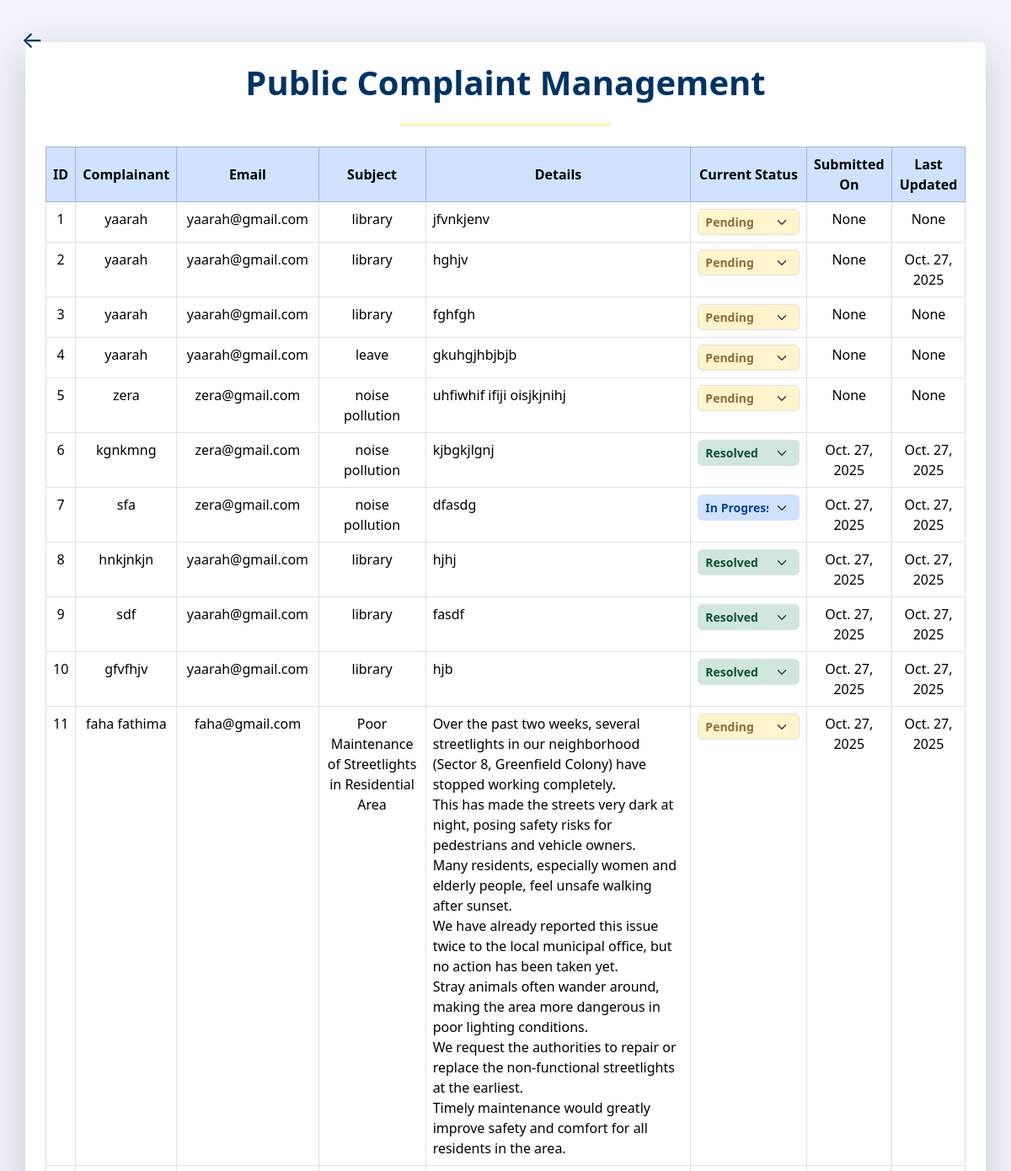
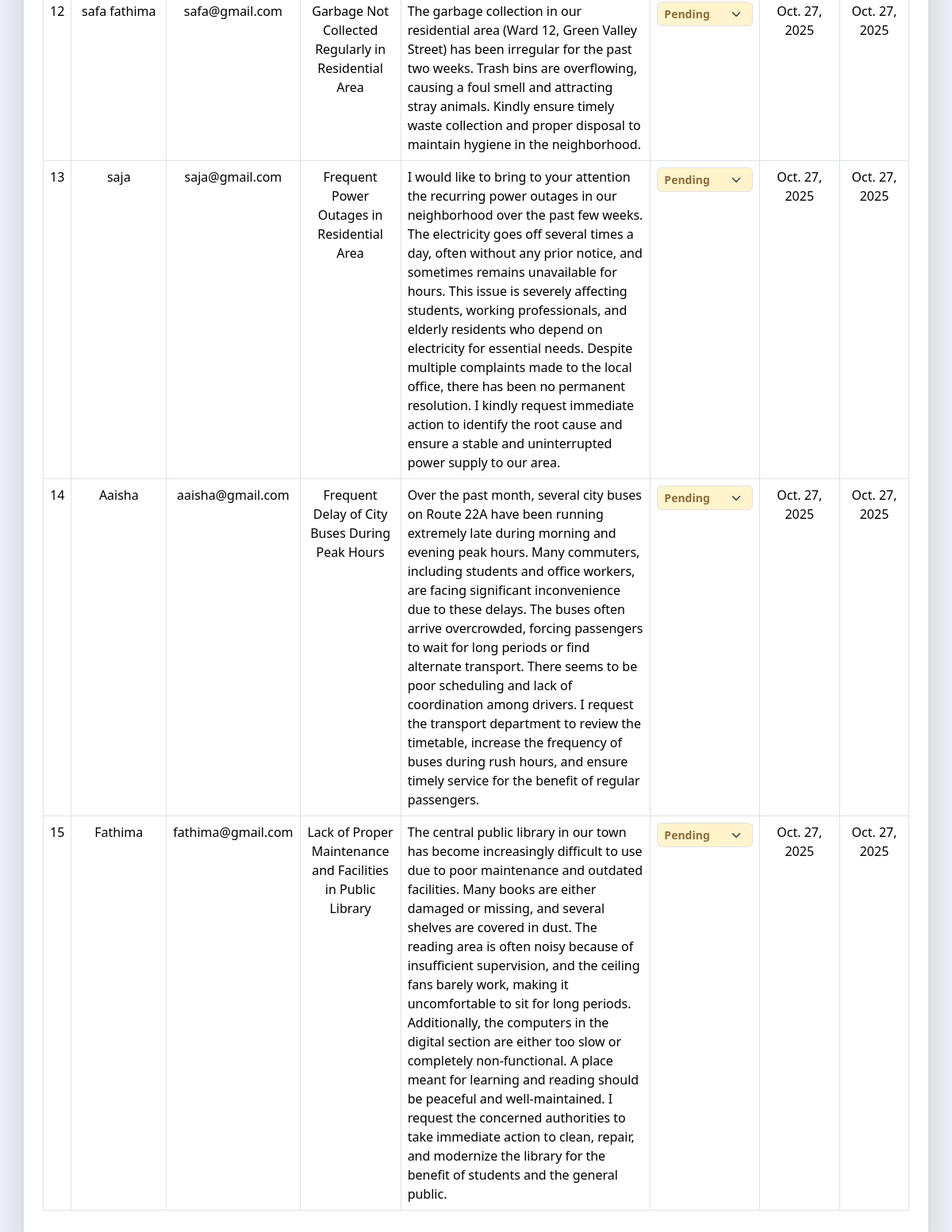
Screenshot of /all_complaints/ (signed in) with the database file from the repository (2 pictures, top to bottom).
### complaint_manager_app/models.py (models this page shows, shortened)
class Complaint(models.Model):
    STATUS_CHOICES = [
        ('pending','Pending'),
        ('in_progress','In progress'),
        ('resolved','Resolved'),
    ]
    user = models.ForeignKey(User, on_delete=models.CASCADE, null=True, blank=True)
    name = models.CharField(max_length=100)
    email = models.EmailField(max_length=100)
    subject = models.CharField(max_length=100)
    description = models.TextField()
    created_at = models.DateField(auto_now_add=True)
    updated_at = models.DateField(auto_now=True)
    status= models.CharField(max_length=20, choices=STATUS_CHOICES, default='pending')

### complaint_manager_app/views.py (the view)
# urls.py: path('all_complaints/', views.all_complaints,name="all_complaints"),
@login_required
def all_complaints(request):
    mycomplaints = Complaint.objects.all()  # all complaints for admin
    return render(request, 'all_complaints.html', {'mycomplaints': mycomplaints})

### complaint_manager_app/templates/all_complaints.html (shortened to what this page needs)
{% extends "master.html" %}
{% load static %}
{% block content %}
<a href="{% url 'admin_dashboard' %}" class="back-arrow">←</a>
<div class="page-wrapper d-flex align-items-center justify-content-center min-vh-100">
  <div class="content-box text-center p-4 rounded shadow-lg bg-white">
    <h1 class="fw-bold mb-4" style="color:#003366;">Public Complaint Management</h1>
    <hr class="mx-auto" style="width:250px; border:2px solid #ffcc00;">
    <div class="table-container mt-4">
      <table id="complaintstable" class="table table-bordered align-middle">
        <thead class="table-primary">
          <tr>
            <th>ID</th>
            <th>Complainant</th>
            <th>Email</th>
            <th>Subject</th>
            <th>Details</th>
            <th>Current Status</th>
            <th>Submitted On</th>
            <th>Last Updated</th>
          </tr>
        </thead>
        <tbody>
          {% for x in mycomplaints %}
          <tr data-id="{{ x.id }}">
            <td>{{ x.id }}</td>
            <td>{{ x.name }}</td>
            <td>{{ x.email }}</td>
            <td>{{ x.subject }}</td>
            <td class="desc-cell">{{ x.description }}</td>
            <td class="status-cell">
              <div class="dropdown-wrapper">
                <select class="status-dropdown form-select form-select-sm" data-id="{{ x.id }}">
                  <option value="Pending" {% if x.status == 'Pending' %}selected{% endif %}>Pending</option>
                  <option value="In Progress" {% if x.status == 'In Progress' %}selected{% endif %}>In Progress</option>
                  <option value="Resolved" {% if x.status == 'Resolved' %}selected{% endif %}>Resolved</option>
                </select>
              </div>
            </td>
            <td>{{ x.created_at }}</td>
            <td>{{ x.updated_at }}</td>
          </tr>
          {% empty %}
          <tr>
            <td colspan="8" class="text-center">No complaints submitted</td>
          </tr>
          {% endfor %}
        </tbody>
      </table>
    </div>
  </div>
</div>
{% endblock %}

### complaint_manager_app/templates/all_complaints.html (style rules this page uses)
body { background-color: #f0f4fa; }
.back-arrow { font-size: 28px; color: #003366; text-decoration: none !important; position: absolute; top: 25px; left: 25px; transition: color 0.2s ease-in-out; z-index: 10; }
.page-wrapper { display: flex; align-items: center; justify-content: center; min-height: 100vh; padding-top: 50px; padding-bottom: 50px; }
.content-box { width: 95%; max-width: 1200px; background-color: #ffffff; border-radius: 12px; padding: 40px; box-shadow: 0 0 20px rgba(0,0,0,0.1); }
table { border-collapse: collapse; width: 100%; }
th { background-color: #003366; color: #fff; text-align: center; vertical-align: middle; }
td { text-align: center; vertical-align: top; padding: 10px; }
.desc-cell { text-align: left !important; white-space: pre-wrap; }
.dropdown-wrapper { position: relative; overflow: visible; }
.status-dropdown { font-weight: 600; border-radius: 6px; min-width: 120px; z-index: 5; }
.status-pending { background-color: #fff4cc !important; color: #8a6d3b !important; }
.status-in-progress { background-color: #cfe2ff !important; color: #084298 !important; }
.status-resolved { background-color: #d1e7dd !important; color: #0f5132 !important; }

### rows the page displays
Complaint: id "1", name "yaarah", email "yaarah@gmail.com", subject "library", description "jfvnkjenv", id "Pending", created_at "None", updated_at "None"
Complaint: id "2", name "yaarah", email "yaarah@gmail.com", subject "library", description "hghjv", id "Pending", created_at "None", updated_at "Oct. 27, 2025"
Complaint: id "3", name "yaarah", email "yaarah@gmail.com", subject "library", description "fghfgh", id "Pending", created_at "None", updated_at "None"
Complaint: id "4", name "yaarah", email "yaarah@gmail.com", subject "leave", description "gkuhgjhbjbjb", id "Pending", created_at "None", updated_at "None"
Complaint: id "5", name "zera", email "zera@gmail.com", subject "noise pollution", description "uhfiwhif ifiji oisjkjnihj", id "Pending", created_at "None", updated_at "None"
Complaint: id "6", name "kgnkmng", email "zera@gmail.com", subject "noise pollution", description "kjbgkjlgnj", status+id "Resolved", created_at "Oct. 27, 2025", updated_at "Oct. 27, 2025"
Complaint: id "7", name "sfa", email "zera@gmail.com", subject "noise pollution", description "dfasdg", status+id "In Progress", created_at "Oct. 27, 2025", updated_at "Oct. 27, 2025"
Complaint: id "8", name "hnkjnkjn", email "yaarah@gmail.com", subject "library", description "hjhj", status+id "Resolved", created_at "Oct. 27, 2025", updated_at "Oct. 27, 2025"
Complaint: id "9", name "sdf", email "yaarah@gmail.com", subject "library", description "fasdf", status+id "Resolved", created_at "Oct. 27, 2025", updated_at "Oct. 27, 2025"
Complaint: id "10", name "gfvfhjv", email "yaarah@gmail.com", subject "library", description "hjb", status+id "Resolved", created_at "Oct. 27, 2025", updated_at "Oct. 27, 2025"
Complaint: id "11", name "faha fathima", email "faha@gmail.com", subject "Poor Maintenance of Streetlights in Residential Area", description "Over the past two weeks, several streetlights in our neighborhood (Sector 8, Greenfield Colony) have stopped working completely. This has made the streets very dark at night, posing safety risks for pedestrians and vehicle owners. Many residents, especially women and elderly people, feel unsafe walking after sunset. We have already reported this issue twice to the local municipal office, but no action has been taken yet. Stray animals often wander around, making the area more dangerous in poor lighting conditions. We request the authorities to repair or replace the non-functional streetlights at the earliest. Timely maintenance would greatly improve safety and comfort for all residents in…", id "Pending", created_at "Oct. 27, 2025", updated_at "Oct. 27, 2025"
Complaint: id "12", name "safa fathima", email "safa@gmail.com", subject "Garbage Not Collected Regularly in Residential Area", description "The garbage collection in our residential area (Ward 12, Green Valley Street) has been irregular for the past two weeks. Trash bins are overflowing, causing a foul smell and attracting stray animals. Kindly ensure timely waste collection and proper disposal to maintain hygiene in the neighborhood.", id "Pending", created_at "Oct. 27, 2025", updated_at "Oct. 27, 2025"
Complaint: id "13", name "saja", email "saja@gmail.com", subject "Frequent Power Outages in Residential Area", description "I would like to bring to your attention the recurring power outages in our neighborhood over the past few weeks. The electricity goes off several times a day, often without any prior notice, and sometimes remains unavailable for hours. This issue is severely affecting students, working professionals, and elderly residents who depend on electricity for essential needs. Despite multiple complaints made to the local office, there has been no permanent resolution. I kindly request immediate action to identify the root cause and ensure a stable and uninterrupted power supply to our area.", id "Pending", created_at "Oct. 27, 2025", updated_at "Oct. 27, 2025"
Complaint: id "14", name "Aaisha", email "aaisha@gmail.com", subject "Frequent Delay of City Buses During Peak Hours", description "Over the past month, several city buses on Route 22A have been running extremely late during morning and evening peak hours. Many commuters, including students and office workers, are facing significant inconvenience due to these delays. The buses often arrive overcrowded, forcing passengers to wait for long periods or find alternate transport. There seems to be poor scheduling and lack of coordination among drivers. I request the transport department to review the timetable, increase the frequency of buses during rush hours, and ensure timely service for the benefit of regular passengers.", id "Pending", created_at "Oct. 27, 2025", updated_at "Oct. 27, 2025"
Complaint: id "15", name "Fathima", email "fathima@gmail.com", subject "Lack of Proper Maintenance and Facilities in Public Library", description "The central public library in our town has become increasingly difficult to use due to poor maintenance and outdated facilities. Many books are either damaged or missing, and several shelves are covered in dust. The reading area is often noisy because of insufficient supervision, and the ceiling fans barely work, making it uncomfortable to sit for long periods. Additionally, the computers in the digital section are either too slow or completely non-functional. A place meant for learning and reading should be peaceful and well-maintained. I request the concerned authorities to take immediate action to clean, repair, and modernize the library for the benefit of students and the general public.", id "Pending", created_at "Oct. 27, 2025", updated_at "Oct. 27, 2025"
